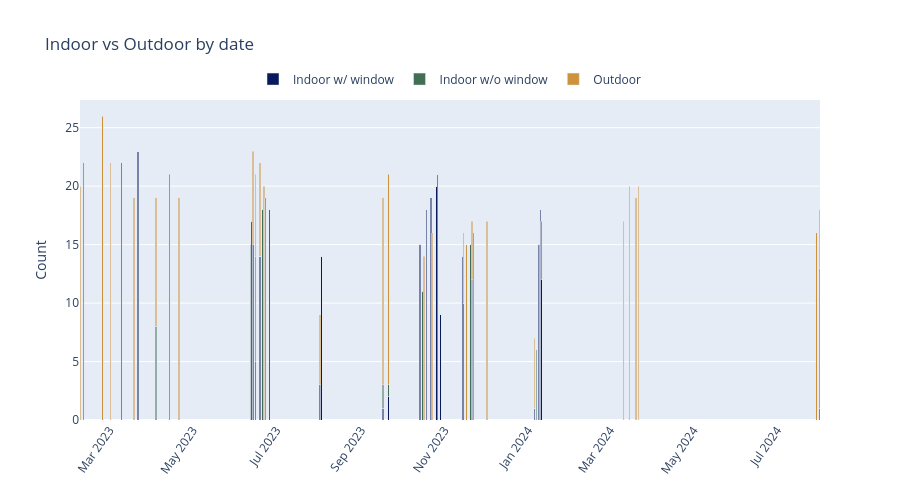

Notebook code for this chart:
### Code cell
counts = (
    meta_df.dropna(subset=["date","view"])
           .groupby(["date","view"]).size()
           .unstack("view", fill_value=0)
)

full_idx = pd.date_range(counts.index.min(), counts.index.max(), freq="D").date
counts = counts.reindex(full_idx, fill_value=0)
counts.index.name = "date"

long_df = counts.reset_index().melt(id_vars="date", var_name="view", value_name="count")
long_df["date"] = pd.to_datetime(long_df["date"])

fig = px.bar(
    long_df,
    x="date", y="count", color="view",
    color_discrete_map=VIEW_COLORS,
    title="Indoor vs Outdoor by date"
)

fig.update_layout(
    bargap=0.01,
    barmode="stack",
    xaxis_title=None,
    yaxis_title="Count",
    legend_title="",
    legend=dict(
        orientation="h",       
        yanchor="bottom",      
        y=1.02,                
        xanchor="center",      
        x=0.5,
    ),
    height=500,
)

fig.update_xaxes(tickangle=305)
fig.show()

fig.write_html("../assets/plots/daily_stacked_by_view.html", include_plotlyjs="cdn", full_html=False)

### Figure 1 — Plotly figure (JSON) as saved in the notebook; plotly's stock layout.template omitted (floating-point values rounded to 4 significant figures; data arrays with more than 128 entries replaced by an {"elided": "..."} marker saying what was removed)
{"data": [{"hovertemplate": "view=Indoor w/ window<br>date=%{x}<br>count=%{y}<extra></extra>", "legendgroup": "Indoor w/ window", "marker": {"color": "#081A5B", "pattern": {"shape": ""}}, "name": "Indoor w/ window", "orientation": "v", "showlegend": true, "textposition": "auto", "type": "bar", "x": {"elided": "541 str values"}, "xaxis": "x", "y": {"elided": "541 int values"}, "yaxis": "y"}, {"hovertemplate": "view=Indoor w/o window<br>date=%{x}<br>count=%{y}<extra></extra>", "legendgroup": "Indoor w/o window", "marker": {"color": "#426E56", "pattern": {"shape": ""}}, "name": "Indoor w/o window", "orientation": "v", "showlegend": true, "textposition": "auto", "type": "bar", "x": {"elided": "541 str values"}, "xaxis": "x", "y": {"elided": "541 int values"}, "yaxis": "y"}, {"hovertemplate": "view=Outdoor<br>date=%{x}<br>count=%{y}<extra></extra>", "legendgroup": "Outdoor", "marker": {"color": "#CD923B", "pattern": {"shape": ""}}, "name": "Outdoor", "orientation": "v", "showlegend": true, "textposition": "auto", "type": "bar", "x": {"elided": "541 str values"}, "xaxis": "x", "y": {"elided": "541 int values"}, "yaxis": "y"}], "layout": {"bargap": 0.01, "barmode": "stack", "height": 500, "legend": {"orientation": "h", "title": {"text": ""}, "tracegroupgap": 0, "x": 0.5, "xanchor": "center", "y": 1.02, "yanchor": "bottom"}, "title": {"text": "Indoor vs Outdoor by date"}, "xaxis": {"anchor": "y", "domain": [0, 1], "tickangle": -55, "title": {}}, "yaxis": {"anchor": "x", "domain": [0, 1], "title": {"text": "Count"}}}}
